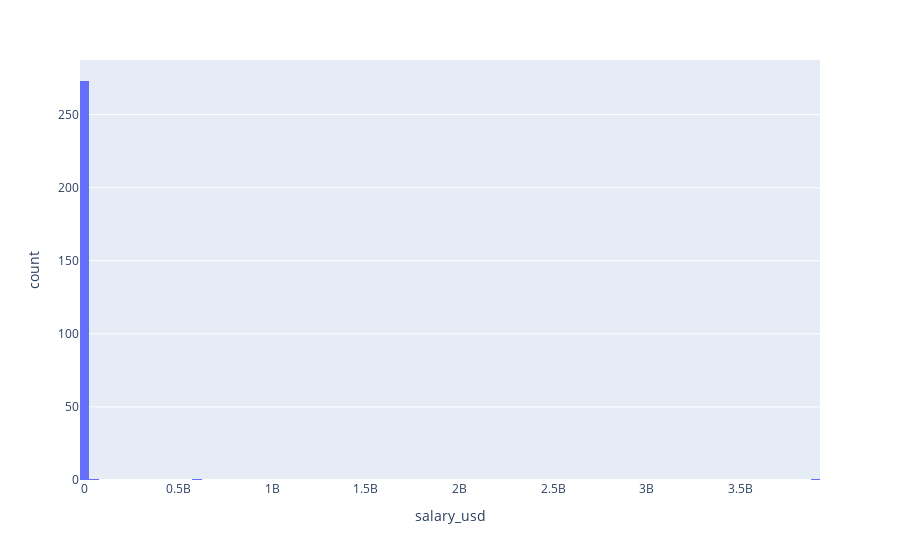

This figure's notebook cell:
### Code cell
import plotly.express as px

# plot distribution of salary_usd
px.histogram(df_joined, x='salary_usd', nbins=100)

### Figure 1 — Plotly figure (JSON) as saved in the notebook; plotly's stock layout.template omitted (floating-point values rounded to 4 significant figures; data arrays with more than 128 entries replaced by an {"elided": "..."} marker saying what was removed)
{"data": [{"alignmentgroup": "True", "bingroup": "x", "hovertemplate": "salary_usd=%{x}<br>count=%{y}<extra></extra>", "legendgroup": "", "marker": {"color": "#636efa", "pattern": {"shape": ""}}, "name": "", "nbinsx": 100, "offsetgroup": "", "orientation": "v", "showlegend": false, "type": "histogram", "x": {"elided": "304 float values"}, "xaxis": "x", "yaxis": "y"}], "layout": {"barmode": "relative", "legend": {"tracegroupgap": 0}, "margin": {"t": 60}, "xaxis": {"anchor": "y", "domain": [0, 1], "title": {"text": "salary_usd"}}, "yaxis": {"anchor": "x", "domain": [0, 1], "title": {"text": "count"}}}}
